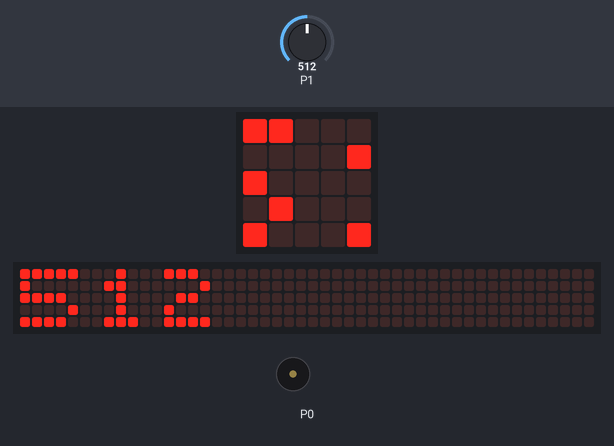
This program was run on a simulated BBC micro:bit (MakeCode). Parts: the board's 5×5 LED display, a strip that is not on the board, showing the scrolling text unrolled, buzzer (waves = sounding). The test bench sets the inputs (shaded band); at power-on: P1 = 512 (analog values on the 0–1023 scale). The 48×5 strip is a reading aid, not a part: it shows the text the display is scrolling, unrolled, one strip-width of it at a time.

Above: at 1.28 s.
1.3 s: P1 set to 44
At 4.0 s:
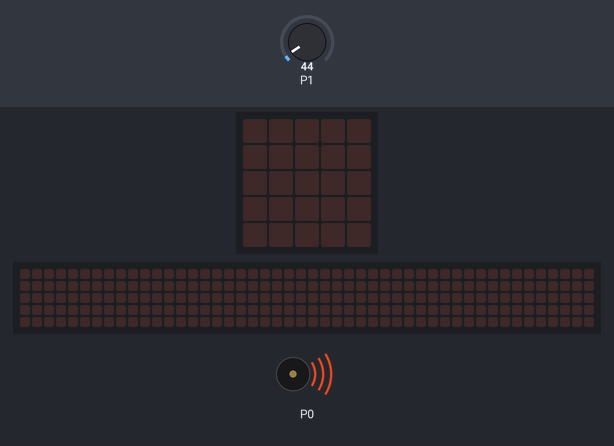
7.4 s: P1 set to 35
At 12.75 s:
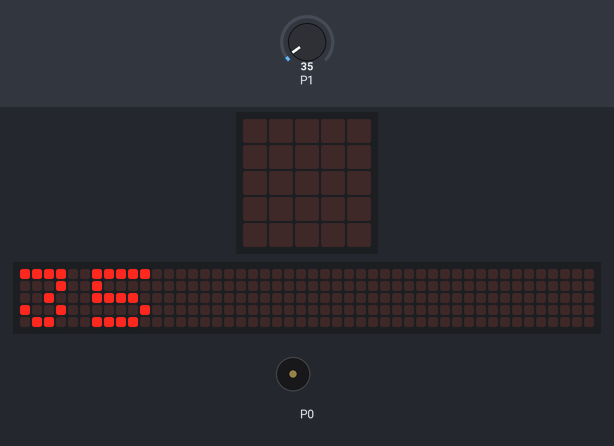
14.6 s: P1 set to 0
At 21.6 s:
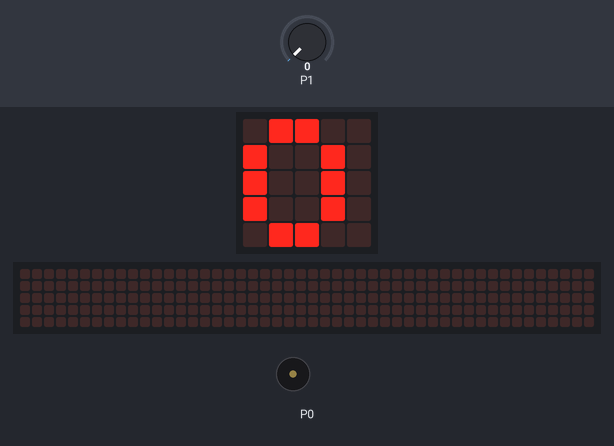
Timing chart, 0 to 23.1 s (numbered marks = the images above; inputs shaded):
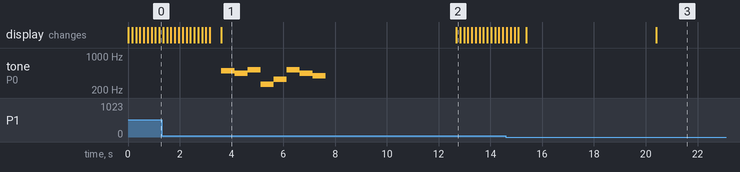

The program:

main.ts
```typescript
pins.setPull(DigitalPin.P1, PinPullMode.PullDown)
basic.forever(function () {
    pins.digitalWritePin(DigitalPin.P0, 1)
    basic.pause(10)
    basic.showNumber(pins.analogReadPin(AnalogReadWritePin.P1))
    if (pins.analogReadPin(AnalogReadWritePin.P1) > 40) {
        music.play(music.stringPlayable("B A C5 C E C5 A G ", 120), music.PlaybackMode.UntilDone)
    }
    pins.digitalWritePin(DigitalPin.P0, 0)
    basic.pause(5000)
})
```

test.ts
```typescript
// tests go here; this will not be compiled when this package is used as an extension.
```

Measured:
- the behaviour switches between 41 and 40 on P1 (found by bisection; images 1 and 2)
